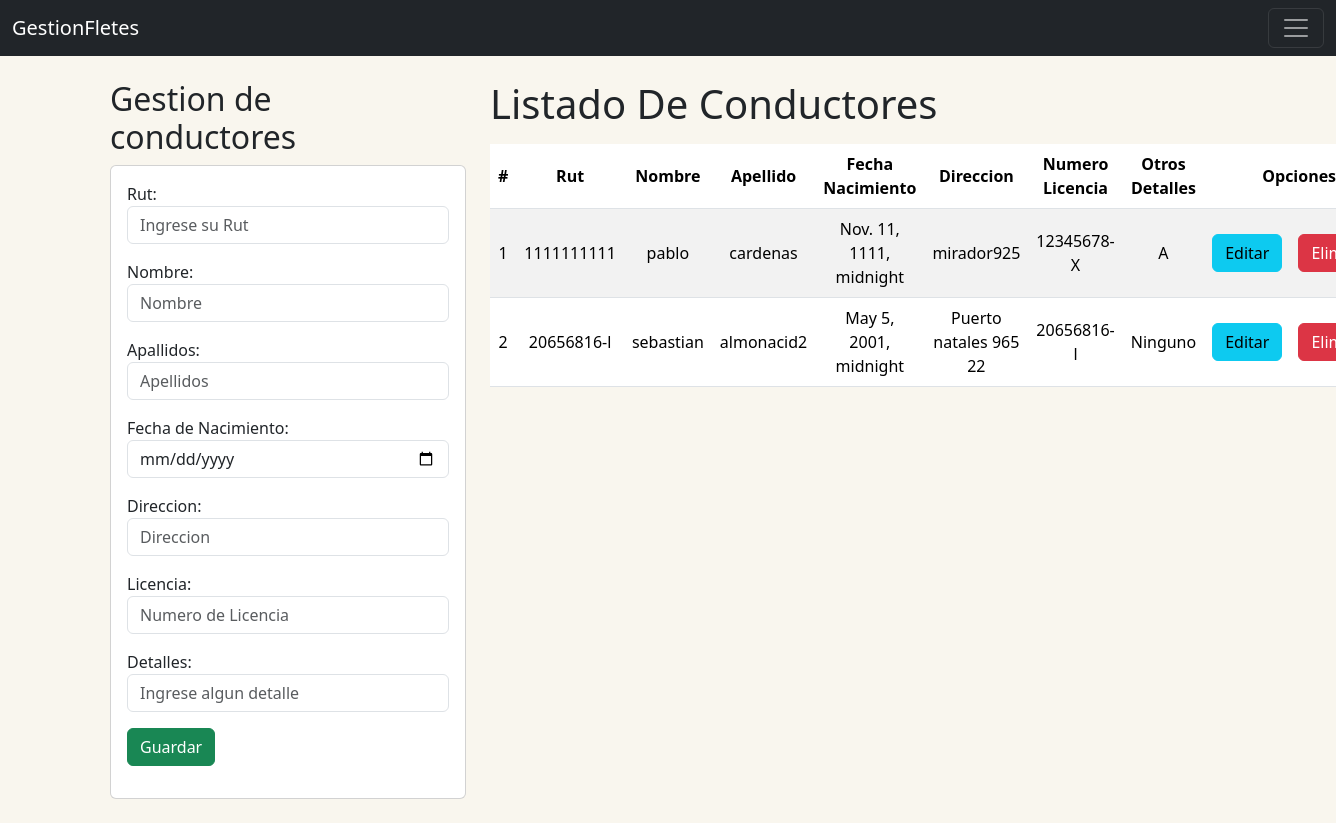
The app's page /conductores/homeConductores/ with its own data.
### CrudConductores/models.py (models this page shows, shortened)
class Conductores(models.Model):
    rut = models.CharField(primary_key=True, max_length=10)
    nombre = models.CharField(max_length=30)
    apellido = models.CharField(max_length=30)
    fechaNacimiento = models.DateTimeField()
    direccion = models.CharField(max_length=100)
    numeroLicencia = models.CharField(max_length=10)
    otrosDetalles = models.CharField(max_length=100)

### CrudConductores/views.py (the view)
# urls.py: path('homeConductores/', views.homeConductores, name="homeConductores"),
def homeConductores(request):
    conductoresListados = Conductores.objects.all()
    return render(request, 'gestionConductores.html', {'conductores':conductoresListados,})

### CrudConductores/templates/gestionConductores.html (shortened to what this page needs)
{% extends "Base.html" %}
{% block body %}
<div class="row">
    <div class="col-sm-12 col-md-6 col-lg-4 col-xl-4">
        <h2 >Gestion de conductores</h2>
        <div class="card">
            <div class="card-body">
                <form action="{% url 'registrarConductor' %}" method="POST">{% csrf_token %}
                    <div class="form-group mb-3">
                        <label>Rut:</label>
                        <input type="text" id="txtRut" name="txtRut" class="form-control" placeholder="Ingrese su Rut" minlength="10" maxlength="10" required>
                    </div>
                    <div class="form-group mb-3">
                        <label>Nombre:</label>
                        <input type="text" id="txtNombre" name="txtNombre" class="form-control" placeholder="Nombre" maxlength="50"  required>
                    </div>
                    <div class="form-group mb-3">
                        <label>Apallidos:</label>
                        <input type="text" id="txtApellido" name="txtAppellido" class="form-control" placeholder="Apellidos" maxlength="50" required>
                    </div>
                    <div class="form-group mb-3">
                        <label>Fecha de Nacimiento:</label>
                        <input type="date" id="txtDateNacimiento" name="txtDateNacimiento" class="form-control" required>
                    </div>
                    <div class="form-group mb-3">
                        <label>Direccion:</label>
                        <input type="text" id="txtDireccion" name="txtDireccion" class="form-control" placeholder="Direccion" maxlength="50" required>
                    </div>
                    <div class="form-group mb-3">
                        <label>Licencia:</label>
                        <input type="text" id="txtNlicencia" name="txtNlicencia" class="form-control" placeholder="Numero de Licencia" minlength="10" maxlength="12" required>
                    </div>
                    <div class="form-group mb-3">
                        <label>Detalles:</label>
                        <input type="text" id="txtOtrosDetalles" name="txtOtrosDetalles" class="form-control" placeholder="Ingrese algun detalle" maxlength="50" required>
                    </div>
                    <div class="form-group mb-3">
                        <button type="submit" class="btn btn-success text-white">Guardar</button>
                    </div>
                </form>
            </div>
        </div>
    </div>
    <div class="col-sm-12 col-md-6 col-lg-8 col-xl-8">
        <h1>Listado De Conductores</h1>
        <div class="table responsive py-2">
            <table class="table table-striped">
                <thead>
                    <tr>
                        <th>#</th>
                        <th>Rut</th>
                        <th>Nombre</th>
                        <th>Apellido</th>
                        <th>Fecha Nacimiento</th>
                        <th>Direccion</th>
                        <th>Numero Licencia</th>
                        <th>Otros Detalles</th>
                        <th colspan="2">Opciones</th>
                    </tr>
                </thead>
                <tbody>
                    {% for conductor in conductores %}
                    <tr>
                        <td>{{forloop.counter}}</td>
                        <td>{{conductor.rut}}</td>
                        <td>{{conductor.nombre}}</td>
                        <td>{{conductor.apellido}}</td>
                        <td>{{conductor.fechaNacimiento}}</td>
                        <td>{{conductor.direccion}}</td>
                        <td>{{conductor.numeroLicencia}}</td>
                        <td>{{conductor.otrosDetalles}}</td>
                        <td><a href="{% url 'edicionConductor' conductor.rut %}" class="btn btn-info">Editar</a></td>
                        <td><a href="{% url 'eliminacionConductor' conductor.rut %}" class="btn btn-danger btnEliminacion">Eliminar</a></td>
                    </tr>
                    {% endfor %}
                </tbody>
            </table>
        </div>
    </div>
</div>
{% endblock %}

### Home/static/css/gestionFletes.css (style rules this page uses)
th, td { text-align: center; vertical-align: middle; }
body { background-color: #F9F6EE; }

### records on screen
Conductores: rut "1111111111", nombre "pablo", apellido "cardenas", fechaNacimiento "Nov. 11, 1111, midnight", direccion "mirador925", numeroLicencia "12345678-X", otrosDetalles "A"
Conductores: rut "20656816-l", nombre "sebastian", apellido "almonacid2", fechaNacimiento "May 5, 2001, midnight", direccion "Puerto natales 965 22", numeroLicencia "20656816-l", otrosDetalles "Ninguno"
